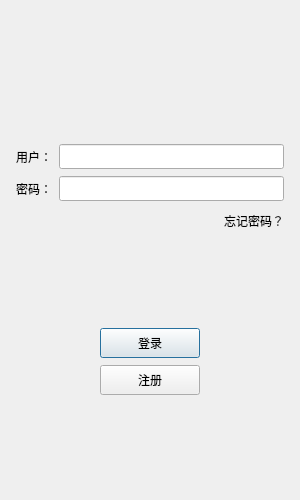
<?xml version="1.0" encoding="UTF-8"?>
<ui version="4.0">
 <class>LoginDialog</class>
 <widget class="QDialog" name="LoginDialog">
  <property name="geometry">
   <rect>
    <x>0</x>
    <y>0</y>
    <width>300</width>
    <height>500</height>
   </rect>
  </property>
  <property name="maximumSize">
   <size>
    <width>300</width>
    <height>500</height>
   </size>
  </property>
  <property name="windowTitle">
   <string>Dialog</string>
  </property>
  <layout class="QVBoxLayout" name="verticalLayout_2">
   <item>
    <layout class="QVBoxLayout" name="verticalLayout">
     <property name="spacing">
      <number>7</number>
     </property>
     <property name="leftMargin">
      <number>5</number>
     </property>
     <property name="topMargin">
      <number>5</number>
     </property>
     <property name="rightMargin">
      <number>5</number>
     </property>
     <property name="bottomMargin">
      <number>5</number>
     </property>
     <item>
      <widget class="QWidget" name="widget" native="true">
       <layout class="QGridLayout" name="gridLayout">
        <item row="0" column="0">
         <widget class="QLabel" name="label">
          <property name="text">
           <string/>
          </property>
          <property name="pixmap">
           <pixmap resource="rc.qrc">:/res/jumao.png</pixmap>
          </property>
          <property name="alignment">
           <set>Qt::AlignCenter</set>
          </property>
         </widget>
        </item>
       </layout>
      </widget>
     </item>
     <item>
      <spacer name="verticalSpacer">
       <property name="orientation">
        <enum>Qt::Vertical</enum>
       </property>
       <property name="sizeHint" stdset="0">
        <size>
         <width>20</width>
         <height>40</height>
        </size>
       </property>
      </spacer>
     </item>
     <item>
      <layout class="QHBoxLayout" name="horizontalLayout">
       <property name="spacing">
        <number>7</number>
       </property>
       <item>
        <widget class="QLabel" name="user_label">
         <property name="minimumSize">
          <size>
           <width>0</width>
           <height>25</height>
          </size>
         </property>
         <property name="maximumSize">
          <size>
           <width>16777215</width>
           <height>25</height>
          </size>
         </property>
         <property name="text">
          <string>用户：</string>
         </property>
        </widget>
       </item>
       <item>
        <widget class="QLineEdit" name="user_edit">
         <property name="minimumSize">
          <size>
           <width>0</width>
           <height>25</height>
          </size>
         </property>
         <property name="maximumSize">
          <size>
           <width>16777215</width>
           <height>25</height>
          </size>
         </property>
        </widget>
       </item>
      </layout>
     </item>
     <item>
      <layout class="QHBoxLayout" name="horizontalLayout_2">
       <item>
        <widget class="QLabel" name="pass_label">
         <property name="minimumSize">
          <size>
           <width>0</width>
           <height>25</height>
          </size>
         </property>
         <property name="maximumSize">
          <size>
           <width>16777215</width>
           <height>25</height>
          </size>
         </property>
         <property name="text">
          <string>密码：</string>
         </property>
        </widget>
       </item>
       <item>
        <widget class="QLineEdit" name="pass_edit">
         <property name="minimumSize">
          <size>
           <width>0</width>
           <height>25</height>
          </size>
         </property>
         <property name="maximumSize">
          <size>
           <width>16777215</width>
           <height>25</height>
          </size>
         </property>
        </widget>
       </item>
      </layout>
     </item>
     <item>
      <layout class="QHBoxLayout" name="horizontalLayout_3">
       <item>
        <spacer name="horizontalSpacer">
         <property name="orientation">
          <enum>Qt::Horizontal</enum>
         </property>
         <property name="sizeHint" stdset="0">
          <size>
           <width>40</width>
           <height>20</height>
          </size>
         </property>
        </spacer>
       </item>
       <item>
        <widget class="QLabel" name="forget_label">
         <property name="minimumSize">
          <size>
           <width>0</width>
           <height>25</height>
          </size>
         </property>
         <property name="maximumSize">
          <size>
           <width>16777215</width>
           <height>25</height>
          </size>
         </property>
         <property name="text">
          <string>忘记密码？</string>
         </property>
        </widget>
       </item>
      </layout>
     </item>
     <item>
      <spacer name="verticalSpacer_2">
       <property name="orientation">
        <enum>Qt::Vertical</enum>
       </property>
       <property name="sizeHint" stdset="0">
        <size>
         <width>20</width>
         <height>40</height>
        </size>
       </property>
      </spacer>
     </item>
     <item>
      <layout class="QHBoxLayout" name="horizontalLayout_4">
       <item>
        <spacer name="horizontalSpacer_2">
         <property name="orientation">
          <enum>Qt::Horizontal</enum>
         </property>
         <property name="sizeHint" stdset="0">
          <size>
           <width>40</width>
           <height>20</height>
          </size>
         </property>
        </spacer>
       </item>
       <item>
        <widget class="QPushButton" name="login_btn">
         <property name="minimumSize">
          <size>
           <width>100</width>
           <height>30</height>
          </size>
         </property>
         <property name="maximumSize">
          <size>
           <width>100</width>
           <height>30</height>
          </size>
         </property>
         <property name="text">
          <string>登录</string>
         </property>
        </widget>
       </item>
       <item>
        <spacer name="horizontalSpacer_3">
         <property name="orientation">
          <enum>Qt::Horizontal</enum>
         </property>
         <property name="sizeHint" stdset="0">
          <size>
           <width>40</width>
           <height>20</height>
          </size>
         </property>
        </spacer>
       </item>
      </layout>
     </item>
     <item>
      <layout class="QHBoxLayout" name="horizontalLayout_5">
       <item>
        <spacer name="horizontalSpacer_4">
         <property name="orientation">
          <enum>Qt::Horizontal</enum>
         </property>
         <property name="sizeHint" stdset="0">
          <size>
           <width>40</width>
           <height>20</height>
          </size>
         </property>
        </spacer>
       </item>
       <item>
        <widget class="QPushButton" name="register_btn">
         <property name="minimumSize">
          <size>
           <width>100</width>
           <height>30</height>
          </size>
         </property>
         <property name="maximumSize">
          <size>
           <width>100</width>
           <height>30</height>
          </size>
         </property>
         <property name="text">
          <string>注册</string>
         </property>
        </widget>
       </item>
       <item>
        <spacer name="horizontalSpacer_5">
         <property name="orientation">
          <enum>Qt::Horizontal</enum>
         </property>
         <property name="sizeHint" stdset="0">
          <size>
           <width>40</width>
           <height>20</height>
          </size>
         </property>
        </spacer>
       </item>
      </layout>
     </item>
     <item>
      <spacer name="verticalSpacer_3">
       <property name="orientation">
        <enum>Qt::Vertical</enum>
       </property>
       <property name="sizeHint" stdset="0">
        <size>
         <width>20</width>
         <height>40</height>
        </size>
       </property>
      </spacer>
     </item>
    </layout>
   </item>
  </layout>
 </widget>
 <resources>
  <include location="rc.qrc"/>
 </resources>
 <connections/>
</ui>
